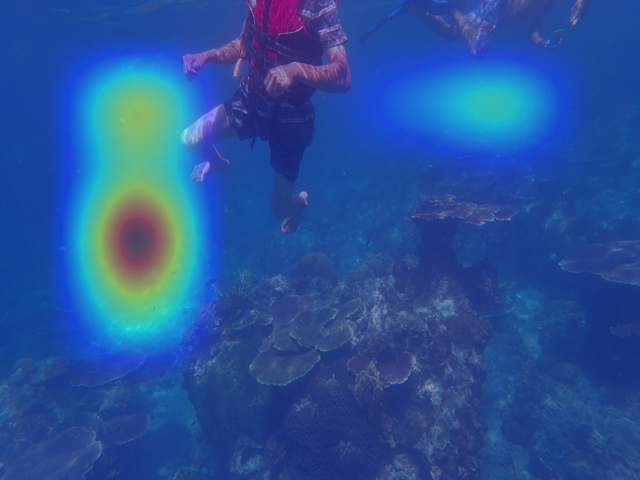
#> input picture reports/assets/gradcam_image153_color.png, 640 x 480 px; its folder holds only this picture in this run
$ python -i pseudo_labels.py   (imports and definitions only)   (older library calls are emulated)
#> lines starting #> are read from the running program, lines starting #| are printed output that depends on the picture
import csv
import hashlib
import os
from dataclasses import dataclass
from typing import Dict, Iterable, List, Optional, Sequence, Tuple

import cv2
import numpy as np


IMAGE_EXTS = (".png", ".jpg", ".jpeg", ".bmp", ".tif", ".tiff")
SCORE_COLUMNS = ["s_color", "s_blur", "s_contrast", "s_visibility_proxy", "q_quality"]
LEGACY_SCORE_ALIASES = {"s_visibility_proxy": "s_haze"}


@dataclass
class ImageMetrics:
    image_path: str
    image_name: str
    pair_id: str
    split: str
    role: str
    is_reference: int
    color_raw: float
    sharpness_raw: float
    contrast_raw: float
    saturation_raw: float
    brightness_std_raw: float
    uiqm_raw: float
    uciqe_raw: float


# [24 lines left out: functions list_images, stable_split, read_rgb, not called in this run]


def _trimmed_mean(values: np.ndarray, trim: float = 0.1) -> float:
    flat = np.sort(values.reshape(-1).astype(np.float64))
    lo = int(len(flat) * trim)
    hi = int(len(flat) * (1.0 - trim))
    if hi <= lo:
        return float(flat.mean())
    return float(flat[lo:hi].mean())


def _eme(gray: np.ndarray, block_size: int = 10) -> float:
    gray = gray.astype(np.float64) + 1e-6
    h_blocks = gray.shape[0] // block_size
    w_blocks = gray.shape[1] // block_size
    if h_blocks == 0 or w_blocks == 0:
        return 0.0
    value = 0.0
    for y in range(h_blocks):
        for x in range(w_blocks):
            block = gray[y * block_size : (y + 1) * block_size, x * block_size : (x + 1) * block_size]
            block_max = float(block.max())
            block_min = float(block.min())
            if block_max > 0.0 and block_min > 0.0:
                value += np.log(block_max / block_min)
    return float(2.0 * value / (h_blocks * w_blocks))


def uiqm(rgb: np.ndarray) -> float:
    img = rgb.astype(np.float64)
    r, g, b = img[:, :, 0], img[:, :, 1], img[:, :, 2]
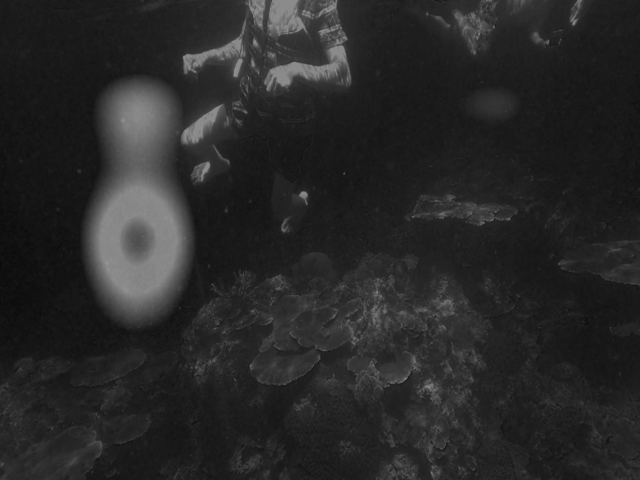
#> r: shape (480, 640) float64; min 7, max 154, mean 40
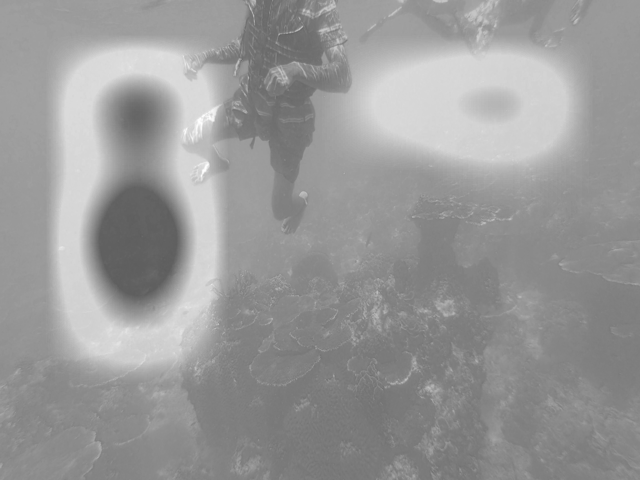
#> b: shape (480, 640) float64; min 92, max 255, mean 152.5
    rg = r - g
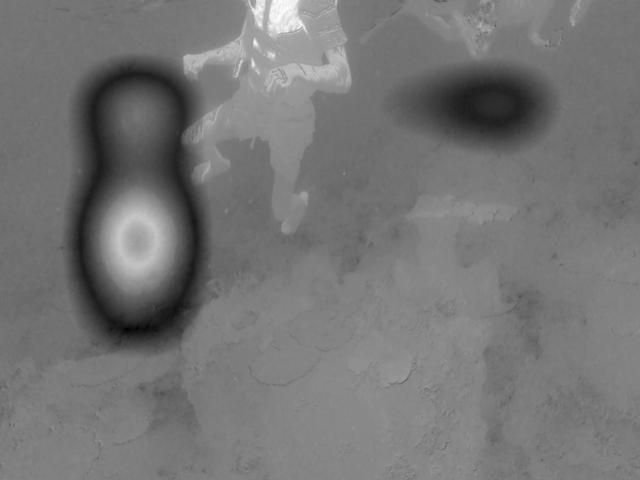
#> rg: shape (480, 640) float64; min -193, max 133, mean -42.8; drawn with min black and max white
    yb = 0.5 * (r + g) - b
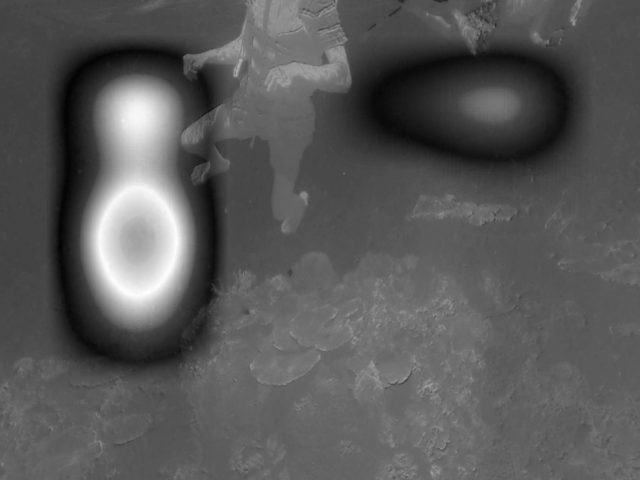
#> yb: shape (480, 640) float64; min -175, max 65.5, mean -91.1; drawn with min black and max white
    mean_rg = _trimmed_mean(rg)
#> in _trimmed_mean, `lo = int(len(flat) * trim)`: lo = 30720
#> in _trimmed_mean, `hi = int(len(flat) * (1.0 - trim))`: hi = 276480
#> mean_rg = -39.27
    mean_yb = _trimmed_mean(yb)
#> mean_yb = -93.19
    std_rg = float(np.std(rg))
#> std_rg = 33.48
    std_yb = float(np.std(yb))
#> std_yb = 36.26
    uicm = -0.0268 * np.sqrt(mean_rg**2 + mean_yb**2) + 0.1586 * np.sqrt(std_rg**2 + std_yb**2)
#> uicm = 5.12

    gray = cv2.cvtColor(rgb, cv2.COLOR_RGB2GRAY)
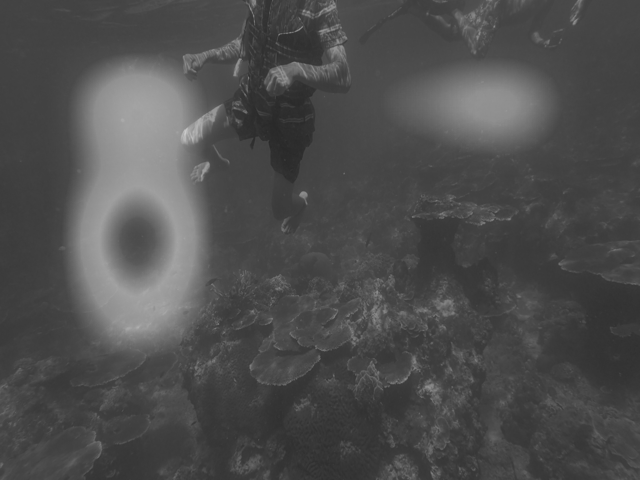
#> gray: shape (480, 640); min 40, max 203, mean 77.9
    sobel_x = cv2.Sobel(gray, cv2.CV_64F, 1, 0, ksize=3)
    sobel_y = cv2.Sobel(gray, cv2.CV_64F, 0, 1, ksize=3)
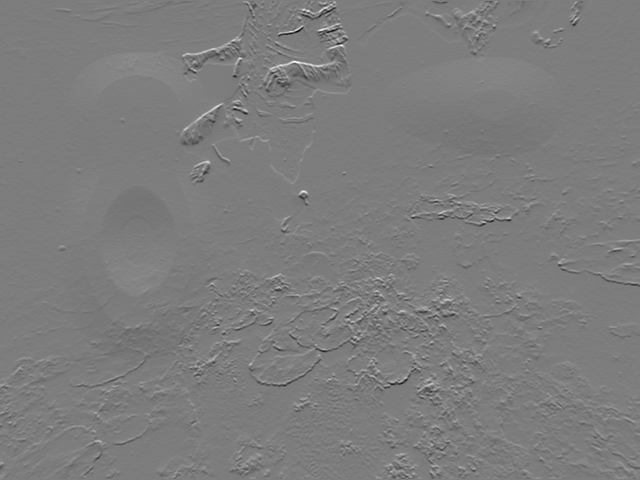
#> sobel_y: shape (480, 640) float64; min -302, max 313, mean -0.2; drawn with min black and max white
    sharp = np.hypot(sobel_x, sobel_y)
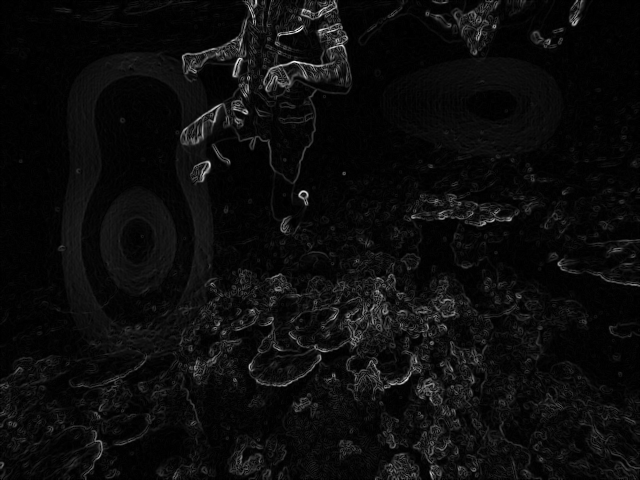
#> sharp: shape (480, 640) float64; min 0, max 318.1, mean 15.7; drawn with min black and max white
    uism = _eme(sharp * gray, block_size=10)
#> after the loop in _eme, `for y in range(h_blocks):`: value = 40366.2
#> uism = 26.28
    uiconm = _eme(gray, block_size=10)
#> uiconm = 0.455
    return float(0.0282 * uicm + 0.2953 * uism + 3.5753 * uiconm)


# [141 lines left out: functions uciqe, compute_raw_metrics, _minmax, _match_pairs, build_pseudo_label_rows, write_csv, not called in this run]

>>> import cv2
>>> picture = cv2.cvtColor(cv2.imread('../reports/assets/gradcam_image153_color.png'), cv2.COLOR_BGR2RGB)
>>> result = uiqm(picture)
#> result = 9.53

$ run again, on reports/assets/task_attention_image706_color.png
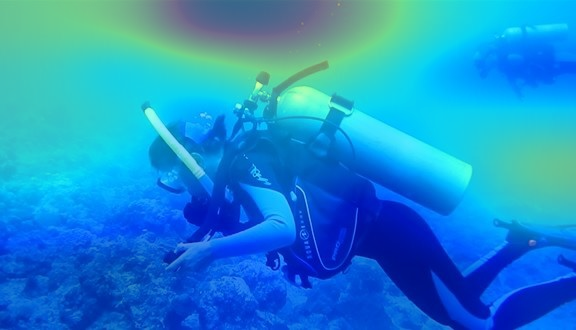
#> input picture reports/assets/task_attention_image706_color.png, 576 x 330 px
#> in uiqm, `yb = 0.5 * (r + g) - b`:
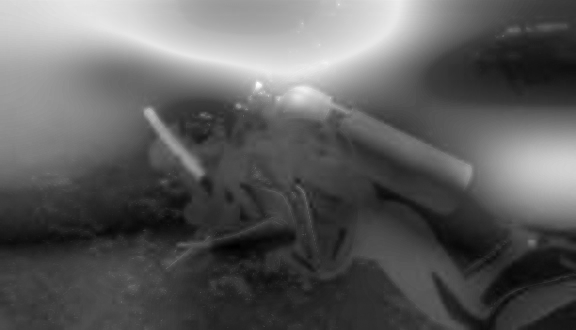
#> yb: shape (330, 576) float64; min -219.5, max 46, mean -122.1; drawn with min black and max white
#> lo = 19008
#> hi = 171072
#> mean_rg = -111.8
#> mean_yb = -128.8
#> std_rg = 54.87
#> std_yb = 61.77
#> uicm = 8.53
#> in _eme, `gray = gray.astype(np.float64) + 1e-6`:
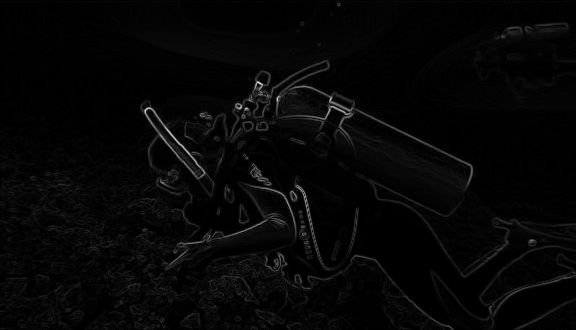
#> gray: shape (330, 576) float64; min 1e-06, max 82319.5, mean 2161.8; drawn with min black and max white
#> after the loop in _eme, `for y in range(h_blocks):`: value = 21656.4
#> uism = 23.03
#> uiconm = 0.571
#> result = 9.08
